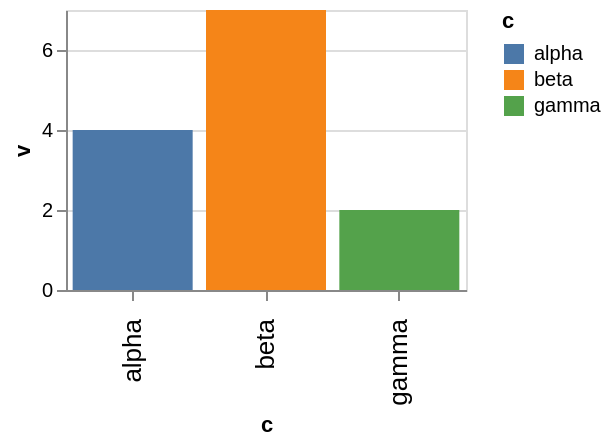

Vega-Lite specification for this chart:
### Vega-Lite specification from a JSON file in a GitHub repository (floating-point values rounded to 4 significant figures)
{"$schema": "https://vega.github.io/schema/vega-lite/v6.json", "description": "What survives `stripAndRedirectConfig` is decided by a list upstream wrote out by hand, `VL_ONLY_CONFIG_PROPERTIES`, and by a sweep at the end of it that asks about every property rather than about a named few — `for (const prop in config) { if (isObject(config[prop]) && isEmpty(config[prop])) delete config[prop]; }`. Read as the rule it looks like, \"whatever only Vega-Lite understands is struck out\", the list gives the wrong answer in both directions, and this compiler derived it and got sixteen keys wrong. The first five rows are keys that are Vega-Lite's own and are handed to Vega all the same, which has no use for them: `fieldTitle` names the formatter a guide's default title is written by, `switch (config.fieldTitle) { case 'plain': return fieldDef.field; }` in `channeldef.ts`, and it is not on the list; neither is `timeFormatType`; neither are `headerRow`, `headerColumn` and `headerFacet`, though the `header` block beside them is struck out. Dropped here, a theme arrived at the renderer without them. The two axis rows go the other way. This compiler resolves `axisXBand` and `axisBand` through the same chain and writes both onto the x axis, where the label padding and the label size below can be read; but `axisXBand` is on upstream's list and `axisBand` is not, so only `axisBand` may also appear in the emitted configuration, and `axisXBand` passed through was a word Vega has never heard of. Then a block the specification wrote empty, `axis`, and one emptied on the way out, `legend`, whose `unselectedOpacity` is the last thing in it; both are gone by the closing sweep, where this compiler swept only the blocks it knew by name and emitted the rest as empty objects nobody had asked for. Then an empty parameter list, which is an array rather than a block and goes the same way, since `isObject` is Vega's and answers for a list too. The last rows must not change: `range` and the named style carrying a fill are non-empty and belong in the output, and a named style written *empty* belongs there too — the sweep is over the configuration's own properties and does not go a level down into `config.style`, so `{\"style\": {\"blank\": {}}}` is emitted exactly as written. Every field here is plain, with no aggregate, bucket or time unit, so the three field-title formatters agree; what is pinned is that the key reaches the output, not what it would mean to a guide title.", "width": 200, "height": 140, "data": {"values": [{"c": "alpha", "v": 4}, {"c": "beta", "v": 7}, {"c": "gamma", "v": 2}]}, "mark": "bar", "encoding": {"x": {"field": "c", "type": "nominal"}, "y": {"field": "v", "type": "quantitative"}, "color": {"field": "c", "type": "nominal"}}, "config": {"fieldTitle": "plain", "timeFormatType": "isoWeek", "headerRow": {"labelFont": "Verdana"}, "headerColumn": {"labelFont": "Georgia"}, "headerFacet": {"labelFont": "Courier"}, "axisXBand": {"labelPadding": 9}, "axisBand": {"labelFontSize": 13}, "axis": {}, "legend": {"unselectedOpacity": 0.25}, "params": [], "range": {"category": ["#4c78a8", "#f58518", "#54a24b"]}, "style": {"blank": {}, "spoken": {"fill": "#b279a2"}}}}
